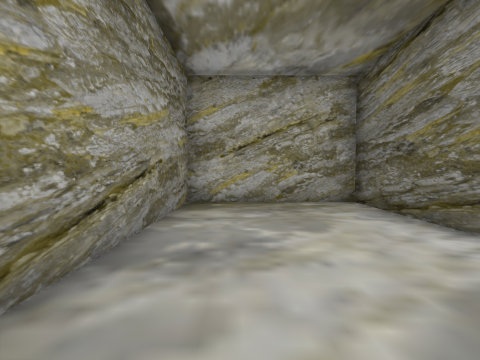
view 1 (above)

18 first-person views from a walk through a scene from a Unity 3-D project. The camera is 1.5 m above the floor, tilts 2° down and sees 85° across. The floor is counted in squares, 2 m on a side. Each view is taken from the middle of a square. On the plan, view 1 faces up. The plan holds only what a view shows up to about 9 squares ahead; the rest is blank. The place goes on beyond the plan. The player is left out.

view 2
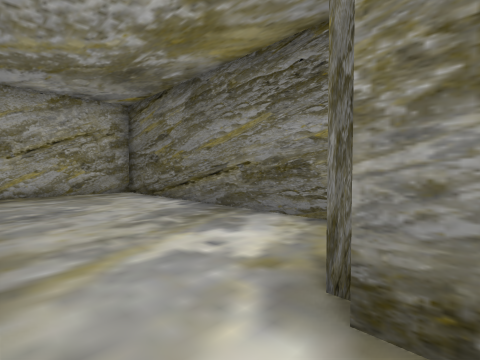

view 3
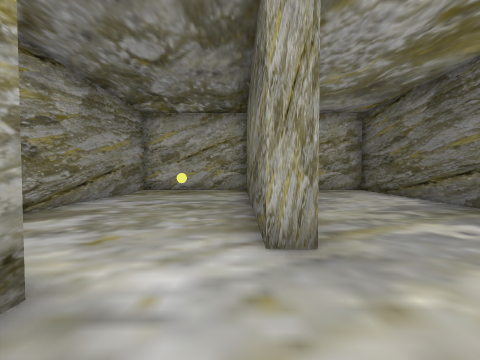

view 4
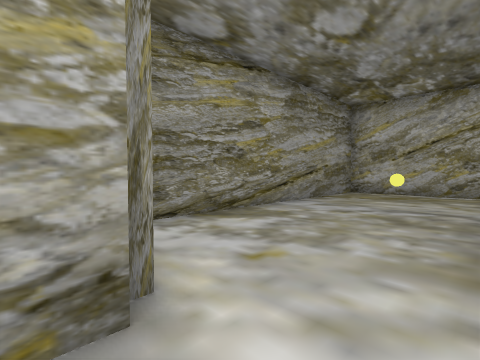

view 5
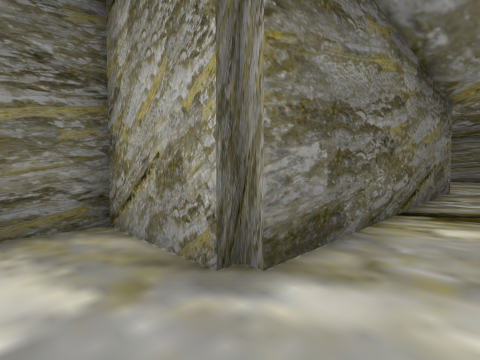

view 6
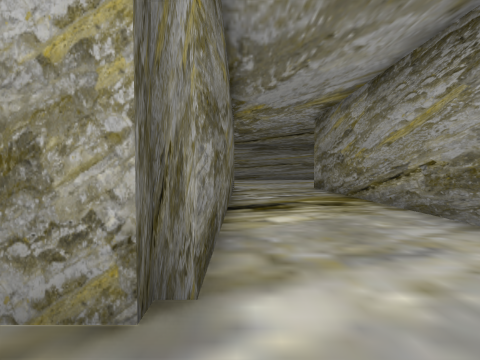

view 7
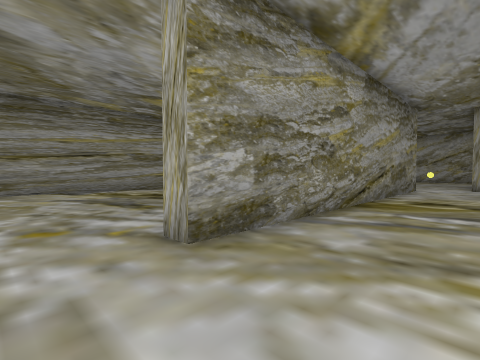

view 8
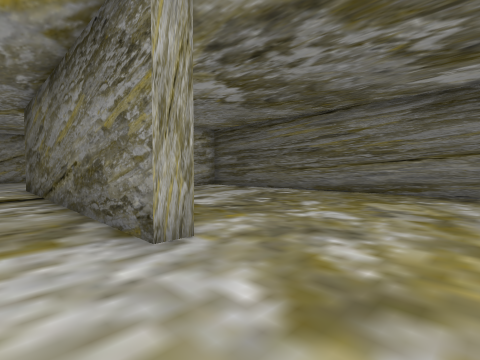

view 9
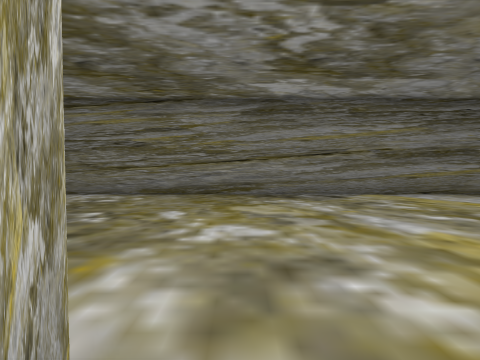

view 10
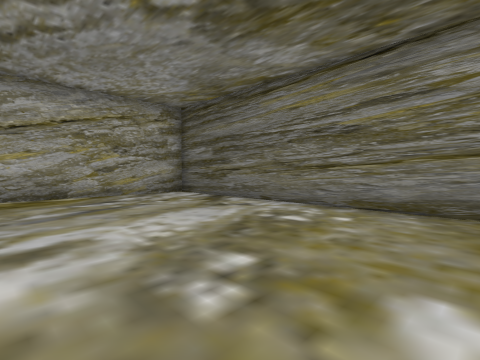

view 11
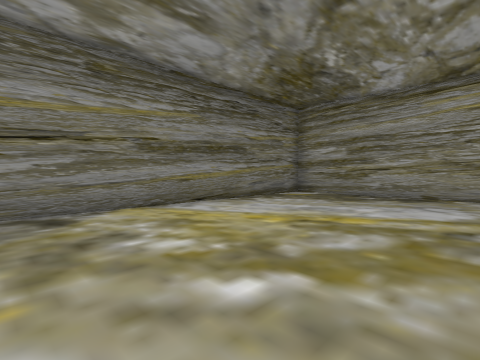

view 12
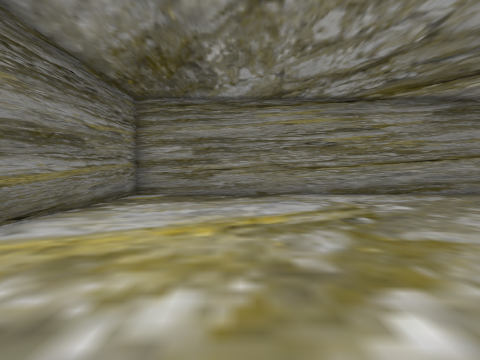

view 13
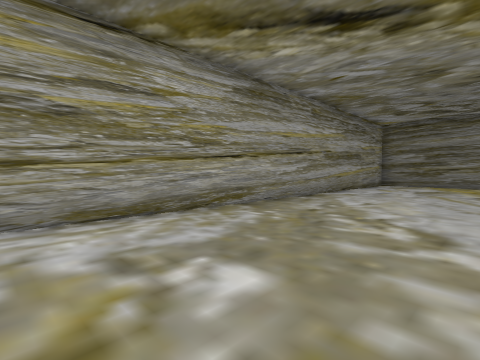

view 14
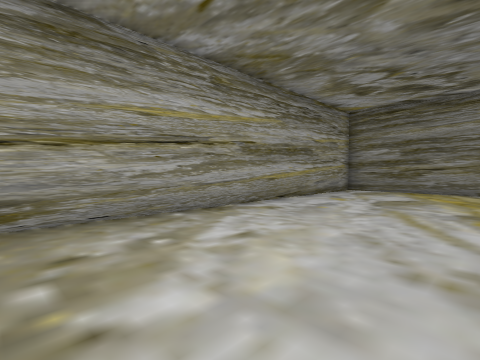

view 15
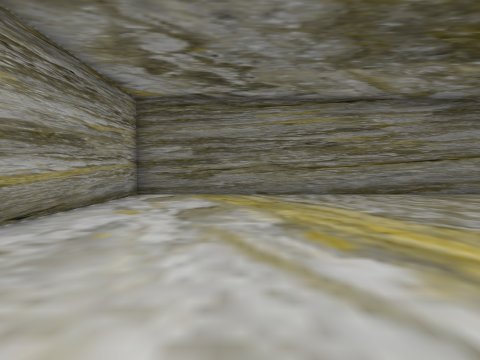

view 16
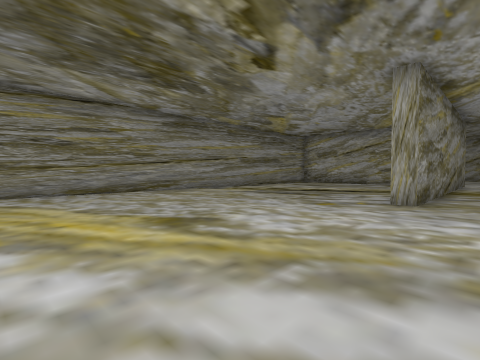

view 17
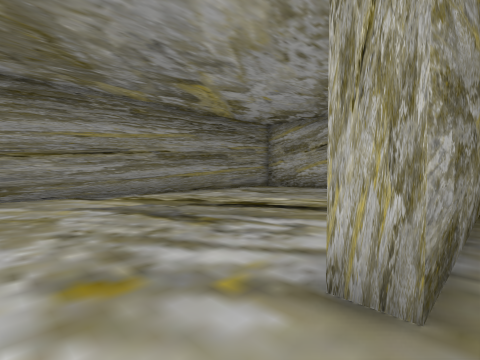

view 18
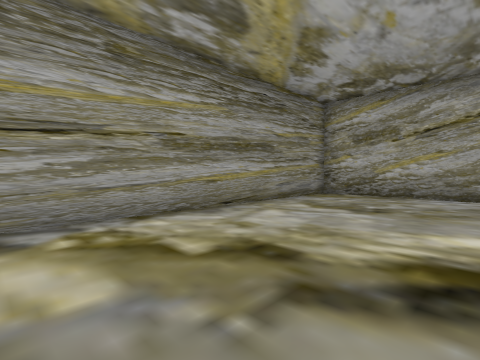

### Floor plan
Ten units are one square. View 1 is at (0, 0); x grows to the right and y downward. Boxes are objects, and circles mark ways between rooms. Rooms are numbered by the first view taken in them; rooms with no view inside come last. Other rooms are left out.
<svg viewBox="-117 -67 204 304">
<path fill="none" stroke="#000" d="M-11 15 -17 15M3 23 28 23 28 -62 -12 -62 -12 -12M8 125 3 125 3 23M-72 38 -112 38 -112 232 82 232 82 45M-32 24 -32 125 -38 125M-17 15 -17 -41M75 38 32 38M-24 -62 -57 -62 -57 11"/>
<rect x="-45" y="-55" width="10" height="10" fill="#bbb"><title>other object</title></rect>
<circle cx="-10" cy="20" r="3" fill="#2a7"/>
<text x="0" y="-20">1</text>
<text x="-20" y="130">2</text>
</svg>
Room 1 opens to room 2.

Where each view was taken, in squares from view 1:
view 1: 0 up, 0 right, facing up
view 2: 3 down, 1 left, facing up-right
view 3: 4 down, 2 left, facing up
view 4: 3 down, 2 left, facing up-left
view 5: 1 down, 1 left, facing down-right
view 6: 1 down, 0 right, facing down
view 7: 14 down, 1 left, facing up-left
view 8: 15 down, 1 left, facing up-right
view 9: 13 down, 0 right, facing right
view 10: 12 down, 3 right, facing up-right
view 11: 15 down, 3 right, facing down-right
view 12: 15 down, 5 right, facing down
view 13: 19 down, 3 right, facing down-left
view 14: 19 down, 1 left, facing down-left
view 15: 20 down, 3 left, facing left
view 16: 19 down, 2 left, facing up-left
view 17: 14 down, 3 left, facing up-left
view 18: 12 down, 7 left, facing up-left
